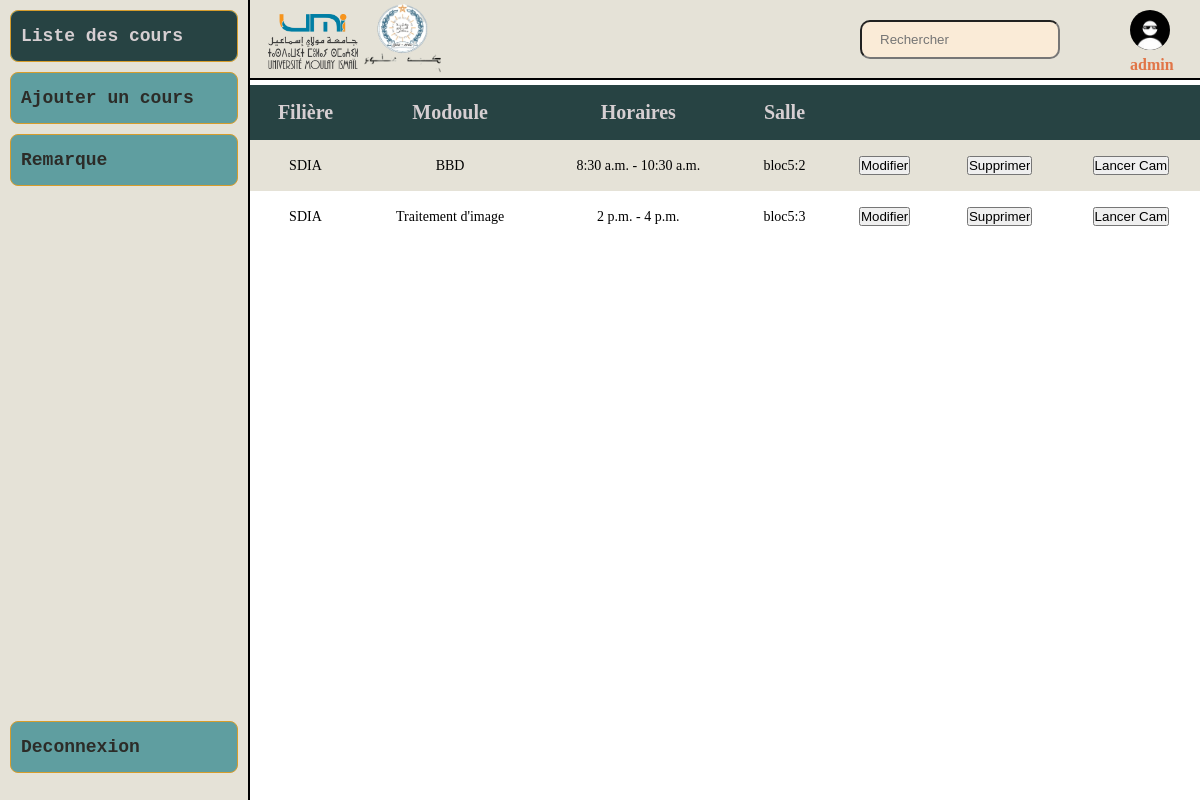
/ListeCours/ (signed in), run on the app's committed database.
### admin_app/models.py (models this page shows)
class Teacher(AbstractUser):
    idTeacher = models.AutoField(primary_key=True)
    role = models.CharField(default="teacher", max_length=150)
    groups = models.ManyToManyField('auth.Group', related_name='teachers')
    user_permissions = models.ManyToManyField('auth.Permission', related_name='teacher_users')

### student_app/models.py (models this page shows)
class Module(models.Model):
    id_module = models.AutoField(primary_key=True)
    module_name = models.CharField(max_length=150)
    filiere = models.ForeignKey(Filiere, on_delete=models.CASCADE)

class Filiere(models.Model):
    id_filiere = models.AutoField(primary_key=True)
    nom_filiere = models.CharField(max_length=100)

class ClassSession(models.Model):
    id_class_session = models.AutoField(primary_key=True)
    classroom = models.ForeignKey(Classroom,blank=True,null=True,on_delete = models.PROTECT)
    heureDebut = models.TimeField(blank = True,null = True)
    heureFin = models.TimeField(blank = True,null = True)
    module = models.ForeignKey(Module, on_delete=models.CASCADE)

class Classroom(models.Model):
    id_salle = models.CharField(primary_key=True,max_length = 100)
    capacited = models.IntegerField(default=35)

### admin_app/views.py (the view)
# urls.py: path('ListeCours/' , listeCours , name='listeCours'),
@login_required
def listeCours(request) :
    cours = Module.objects.all()
    return render(request , 'enseignantDash/ListeCours.html',{'cours' : cours})

### admin_app/templates/enseignantDash/ListeCours.html (shortened to what this page needs)
{% extends 'enseignantDash/EnseignantDash.html' %}
{% load static %}
{% block listeCours %}
<div class="listeCours">
    <table>
        <tr>
            <th>Filière</th>
            <th>Modoule</th>
            <th>Horaires</th>
            <th>Salle</th>
            <th></th>
            <th></th>
            <th></th>
        </tr>
        {% for cour in cours %}
        <tr>
            <td>{{ cour.filiere.nom_filiere }}</td>
            <td>  {{ cour.module_name }}</td>
            <td> {{ cour.classsession_set.first.heureDebut }} - {{ cour.classsession_set.first.heureFin }}</td>
            <td>{{ cour.classsession_set.first.classroom.id_salle }}</td>
            <td>
                <form action ="{% url 'modifierCours' %}" method="POST">
                <input type="submit" value="Modifier">
                </form>
            <td>
                <form action ="% url 'Supprimer' %}" method="POST">
                    <input type ="submit" value="Supprimer">
                </form>
            <td><form action ="{% url 'seanceDeCours' %}" method = "post" >
                <input type ="submit" value="Lancer Cam">
                </form> </td>
        </tr>
    {% endfor %}
    </table>
</div>
{% endblock listeCours %}

### admin_app/templates/enseignantDash/EnseignantDash.html (shortened to what this page needs)
{% load static %}
<!DOCTYPE html>
<html lang="en">
<head>
    <link rel="stylesheet" href="{% static 'css/EnseignantDash.css' %}">
</head>
<body>
    <div class="sideBarre">
        <ul>
            <li class="active"><a href="{% url 'listeCours' %}" name="lien"  {% if request.path == "/ListeCours/" %} class="activeEnseignant" {% endif %}>Liste des cours</a></li>
            <li><a href="{% url 'ajouterCours' %}" name="lien"  {% if request.path == "/AjouterCours/" %} class="activeEnseignant" {% endif %}>Ajouter un cours</a></li>
            <li><a href="{% url 'remarque' %}" name="lien" {% if request.path == "/remarque/" %} class="activeEnseignant" {% endif %}>Remarque</a></li>
        </ul>
        <div class="Deconnection"> <a href="">Deconnexion</a></div>
    </div>
    <main>
        <div class="head1">
            <div class="logo">
                <img src="{% static 'image/logo1.png' %}" alt="">
                <img src="{% static 'image/logo2.png' %}" alt="">
            </div>
            <div class="profil">
                <img src="{% static 'image/profil1.jpg' %}" alt="profil">
                <div class="nomProf">{{user}} </div>
            </div>
            <div class="search">
                <form action="">
                    <input type="text" placeholder="Rechercher" name="recherche">
                </form>
            </div>
        </div>
        {% block listeCours %}
        {% endblock listeCours %}
    </main>
</body>
</html>

### projet_attendance/static/css/EnseignantDash.css (style rules this page uses)
* { margin: 0; padding: 0; box-sizing: border-box; }
body { display: flex; }
.head1 { width: calc(100% - 250px); height: 80px; background-color: rgba(227, 223, 211, 0.901); position: fixed; top: 0; right: 0; z-index: 1; border-bottom: 2px solid; }
.sideBarre { position: fixed; padding-top: 10px; width: 250px; background-color: rgba(227, 223, 211, 0.901); height: 100vh; display: flex; flex-direction: column; border-right: 2px solid; }
.sideBarre ul { list-style: none; flex-basis:90% ; display: flex; flex-direction: column; }
.sideBarre ul li { height: 52px; }
.sideBarre ul li, .Deconnection { margin-bottom: 10px; width: calc(100% - 20px); margin-left: auto; margin-right: auto; border-radius: 10 npx 3px 4px; transition: 0.5s width linear,; position: relative; border: 1px solid rgb(214, 157, 44); border-radius: 8px; background-color: cadetblue; }
.Deconnection , .sideBarre ul li a { cursor: pointer; padding: 15px 10px; }
a { width: 100%; height: 100%; cursor: pointer; color: rgb(44, 44, 40); text-decoration: none; font-weight: 800; font-size: large; font-family: 'Courier New', Courier, monospace; }
.sideBarre ul li a { position: absolute; top: 0; left: 0; width: 100%; border-radius: 8px; }
.activeEnseignant { color: rgb(214, 207, 210); background-color: rgb(39, 67, 67); }
main { margin-left: 250px; width: calc(100% - 250px); position: relative; }
.logo { position: absolute; width: 400px; height: auto; padding: 4px 8px; left: 10px; font-size: 15px; border-radius: 8px; display: flex; align-items: center; }
.logo img { width: 90px; }
.profil { width: 40px; position: absolute; right: 10px; text-align: center; margin: 10px 20px; }
.profil img { width: 40px; border-radius: 50%; }
.profil .nomProf { margin-top: 2px; text-align: center; color: rgb(225, 117, 71); font-weight: bold; }
.listeCours table { margin-top: 85px; width:100%; text-align: center; border-collapse: collapse; }
.listeCours table tr th { font-size: 20px; color: rgb(214, 207, 210); background-color: rgb(39, 67, 67); }
td, th { padding: 16px; font-size: 14px; }
tr:nth-child(even) { background-color: rgba(227, 223, 211, 0.901); }
.search { position: absolute; right: 140px; top:20px; }
.search input { width: 200px; padding: 10px 18px; border-radius: 10px; background-color: antiquewhite; }

### data on the page
Teacher: username "admin"
Module: filiere.nom_filiere "SDIA", module_name "BBD", classsession_set.first.heureDebut "8:30 a.m.", classsession_set.first.heureFin "10:30 a.m.", classsession_set.first.classroom.id_salle "bloc5:2"
Module: filiere.nom_filiere "SDIA", module_name "Traitement d'image", classsession_set.first.heureDebut "2 p.m.", classsession_set.first.heureFin "4 p.m.", classsession_set.first.classroom.id_salle "bloc5:3"
